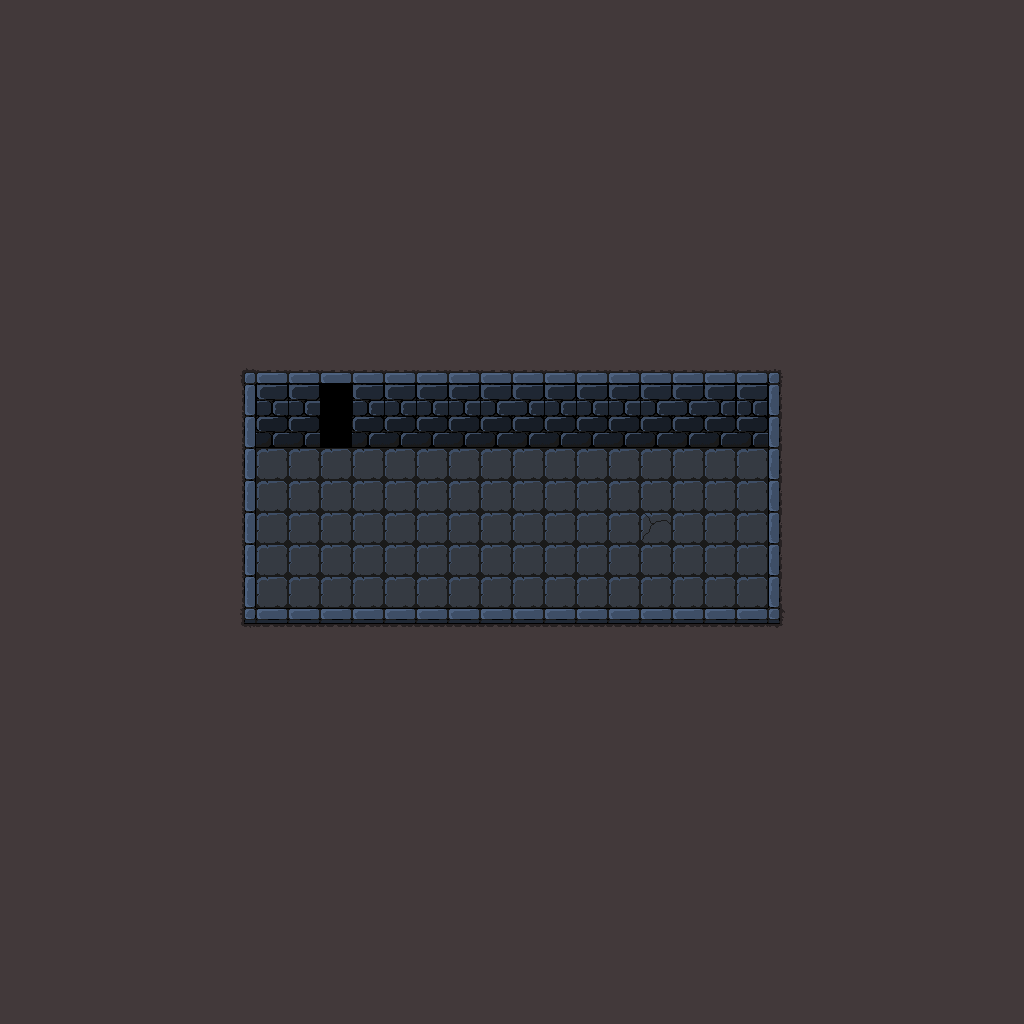

This game map was drawn from its Tiled (.tmx) file and the tilesets committed beside it. A one-line description and the trimmed map source follow:
An orthogonal 32x32 tile map with 32x32 px tiles, 2 tile layers (Calque de Tuiles 1, Calque de Tuiles 3) and 3 objects (Key, Player, Door).

<map version="1.10" tiledversion="1.11.2" orientation="orthogonal" renderorder="right-down" width="32" height="32" tilewidth="32" tileheight="32" infinite="0" nextlayerid="5" nextobjectid="4">
 <tileset version="1.10" tiledversion="1.11.2" name="DungeonBasic" tilewidth="32" tileheight="32" tilecount="64" columns="8">
  <image source="dungeon.png" width="256" height="256" />
 </tileset>
 <layer id="1" name="Calque de Tuiles 1" width="32" height="32">
  <data>[1024 cells, 1022 non-empty, 15 distinct tile ids]</data>
 </layer>
 <objectgroup id="4" name="Calque d'Objets 1">
  <object id="1" name="Key" x="654.667" y="530.667">
   <point />
  </object>
  <object id="2" name="Player" x="336" y="530.667">
   <point />
  </object>
  <object id="3" name="Door" x="334.667" y="437.333">
   <point />
  </object>
 </objectgroup>
 <layer id="3" name="Calque de Tuiles 3" width="32" height="32">
  <data>[1024 cells, 16 non-empty, 1 distinct tile ids]</data>
 </layer>
</map>
